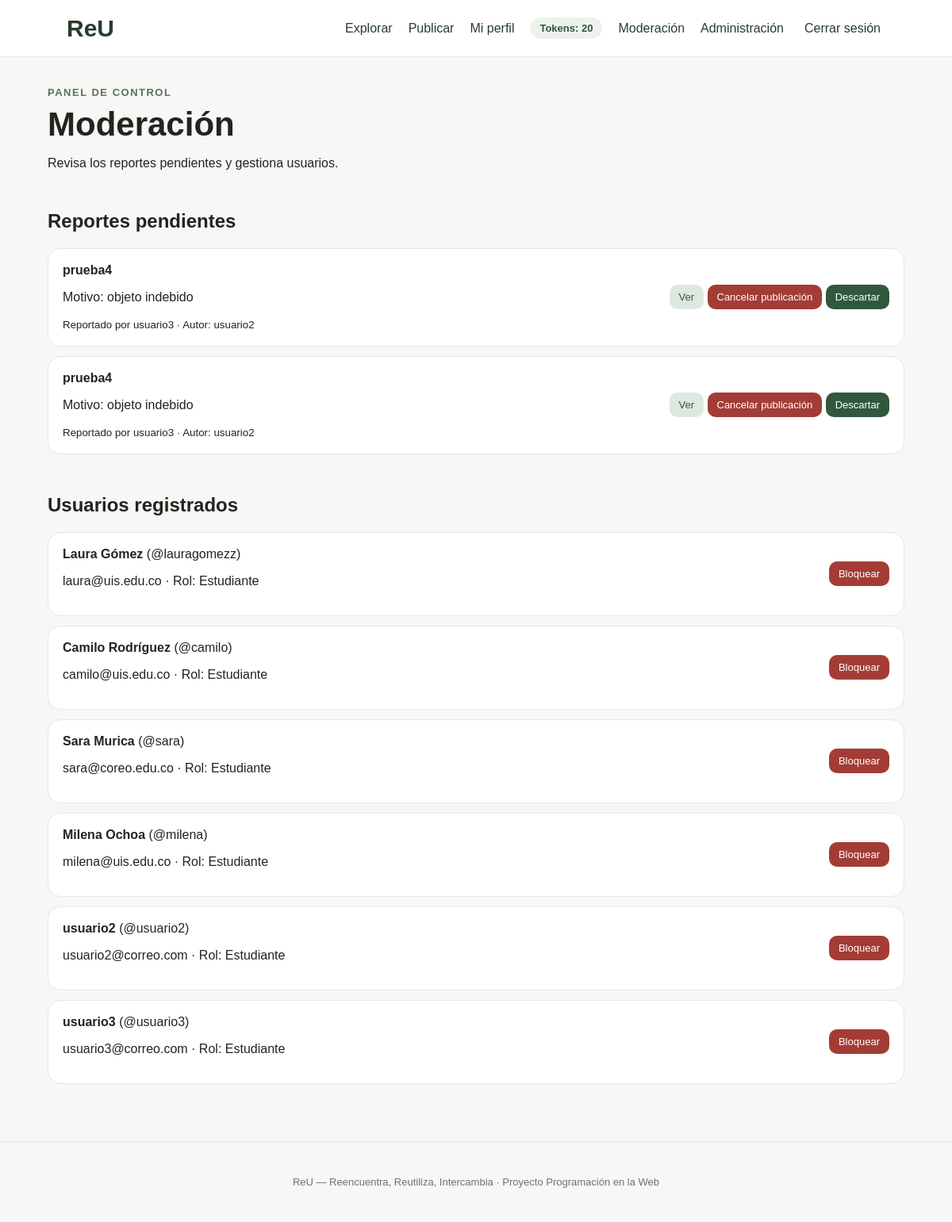
/moderacion/ (signed in), run on the app's committed database.
### core/models.py (models this page shows, shortened)
class Usuario(AbstractUser):
    ROLES = [
        ("ESTUDIANTE", "Estudiante"),
        ("MODERADOR", "Moderador"),
        ("ADMIN", "Administrador"),
    ]
    nombre = models.CharField(max_length=100)
    correo = models.EmailField(unique=True)
    fecha_registro = models.DateTimeField(auto_now_add=True)
    estado = models.BooleanField(default=True)
    rol = models.CharField(max_length=20, choices=ROLES, default="ESTUDIANTE")
    tokens = models.PositiveIntegerField(default=20)
    class Meta:
        verbose_name = "Usuario"
        verbose_name_plural = "Usuarios"

class Reporte(models.Model):
    publicacion = models.ForeignKey(
        Publicacion,
        on_delete=models.CASCADE,
        related_name="reportes",
    )
    usuario = models.ForeignKey(
        Usuario,
        on_delete=models.CASCADE,
    )
    motivo = models.CharField(max_length=200)
    revisado = models.BooleanField(default=False)
    fecha = models.DateTimeField(auto_now_add=True)
    class Meta:
        ordering = ["-fecha"]

class Publicacion(models.Model):
    TIPO_CHOICES = [
        ("PERDIDO", "Perdido"),
        ("ENCONTRADO", "Encontrado"),
        ("INTERCAMBIO", "Intercambio"),
        ("REGALO", "Regalo"),
    ]
    ESTADO_OBJETO_CHOICES = [
        ("BUENO", "Bueno"),
        ("REGULAR", "Regular"),
        ("USADO", "Usado"),
    ]
    ESTADO_PUBLICACION_CHOICES = [
        ("ACTIVA", "Activa"),
        ("EN_PROCESO", "En proceso"),
        ("RESUELTA", "Resuelta"),
        ("CANCELADA", "Cancelada"),
    ]
    usuario = models.ForeignKey(
        Usuario,
        on_delete=models.CASCADE,
        related_name="publicaciones",
    )
    categoria = models.ForeignKey(
        Categoria,
        on_delete=models.PROTECT,
        related_name="publicaciones",
    )
    tipo = models.CharField(max_length=20, choices=TIPO_CHOICES)
    titulo = models.CharField(max_length=150)
    descripcion = models.TextField()
    estado_objeto = models.CharField(
        max_length=20,
        choices=ESTADO_OBJETO_CHOICES,
        blank=True,
    )
    ubicacion = models.CharField(max_length=150, blank=True)
    valor_tokens = models.PositiveIntegerField(default=0)
    coord_x = models.FloatField(null=True, blank=True)
    coord_y = models.FloatField(null=True, blank=True)
    imagen = models.ImageField(upload_to="publicaciones/", blank=True, null=True)
    fecha_publicacion = models.DateTimeField(auto_now_add=True)
    estado_publicacion = models.CharField(
        max_length=20,
        choices=ESTADO_PUBLICACION_CHOICES,
        default="ACTIVA",
    )
    class Meta:
        ordering = ["-fecha_publicacion"]

### core/views.py (the view)
# urls.py: path("moderacion/", views.moderacion, name="moderacion"),
@login_required
def moderacion(request):
    if request.user.rol not in ["MODERADOR", "ADMIN"] and not request.user.is_staff:
        messages.error(request, "No tienes permiso.")
        return redirect("home")
    reportes = Reporte.objects.filter(revisado=False)
    usuarios = Usuario.objects.exclude(pk=request.user.pk).exclude(is_staff=True).exclude(is_superuser=True).exclude(rol="ADMIN")
    return render(
        request,
        "moderacion.html",
        {
            "reportes": reportes,
            "usuarios": usuarios,
        },
    )

### templates/moderacion.html (shortened to what this page needs)
{% extends "base.html" %}
{% block content %}
<div class="page-heading">
    <span class="eyebrow">Panel de control</span>
    <h1>Moderación</h1>
    <p>Revisa los reportes pendientes y gestiona usuarios.</p>
</div>
<section class="section">
    <h2>Reportes pendientes</h2>
    {% for r in reportes %}
    <div class="request-card">
        <div>
            <strong>{{ r.publicacion.titulo }}</strong>
            <p>Motivo: {{ r.motivo }}</p>
            <small>Reportado por {{ r.usuario.nombre }} · Autor: {{ r.publicacion.usuario.nombre }}</small>
        </div>
        <div>
            <a class="btn small secondary" href="{% url 'detalle' r.publicacion.pk %}">Ver</a>
            <form method="post" action="{% url 'resolver_reporte' r.pk 'cancelar' %}" class="inline-form">
                <button class="btn small danger" type="submit">Cancelar publicación</button>
            </form>
            <form method="post" action="{% url 'resolver_reporte' r.pk 'descartar' %}" class="inline-form">
                <button class="btn small" type="submit">Descartar</button>
            </form>
        </div>
    </div>
    {% empty %}
        <p>No hay reportes pendientes.</p>
    {% endfor %}
</section>
<section class="section">
    <h2>Usuarios registrados</h2>
    {% for u in usuarios %}
    <div class="request-card">
        <div>
            <strong>{{ u.nombre }}</strong> (@{{ u.username }})
            <p>{{ u.correo }} · Rol: {{ u.get_rol_display }}</p>
        </div>
        <div>
            <form method="post" action="{% url 'bloquear_usuario' u.pk %}" class="inline-form">
                {% if u.estado %}
                    <button class="btn small danger" type="submit">Bloquear</button>
                {% else %}
                    <button class="btn small" type="submit">Desbloquear</button>
                {% endif %}
            </form>
        </div>
    </div>
    {% empty %}
        <p>No hay otros usuarios.</p>
    {% endfor %}
</section>
{% endblock %}

### templates/base.html (shortened to what this page needs)
{% load static %}
<!DOCTYPE html>
<html lang="es">
<head>
    <link rel="stylesheet" href="{% static 'css/style.css' %}">
</head>
<body>
<header class="navbar">
    <a class="brand" href="{% url 'home' %}">ReU</a>
    <nav>
        <a href="{% url 'explorar' %}">Explorar</a>
        {% if user.is_authenticated %}
            <a href="{% url 'publicar' %}">Publicar</a>
            <a href="{% url 'perfil' %}">Mi perfil</a>
            <span class="token-badge">Tokens: {{ user.tokens }}</span>
            {% if user.rol == "MODERADOR" or user.rol == "ADMIN" or user.is_staff %}
            <a href="{% url 'moderacion' %}">Moderación</a>
            {% endif %}
            {% if user.is_staff %}<a href="/admin/">Administración</a>{% endif %}
            <form action="{% url 'logout' %}" method="post" class="inline-form">
                <button type="submit" class="link-button">Cerrar sesión</button>
            </form>
        {% else %}
            <a href="{% url 'login' %}">Iniciar sesión</a>
            <a class="btn small" href="{% url 'registro' %}">Registrarse</a>
        {% endif %}
    </nav>
</header>
<main class="container">
    {% block content %}{% endblock %}
</main>
<footer>
    <p>ReU — Reencuentra, Reutiliza, Intercambia · Proyecto Programación en la Web</p>
</footer>
</body>
</html>

### static/css/style.css (style rules this page uses)
* { box-sizing: border-box; }
body { margin: 0; font-family: Arial, sans-serif; background: #f7f7f5; color: #20251f; }
.navbar { height: 72px; background: #fff; border-bottom: 1px solid #e5e7e2; display: flex; align-items: center; justify-content: space-between; padding: 0 7%; position: sticky; top: 0; z-index: 10; }
.brand { font-size: 30px; font-weight: 800; text-decoration: none; color: #263d2d; }
.navbar nav { display: flex; gap: 20px; align-items: center; }
.navbar a { color: #263d2d; text-decoration: none; }
.container { width: min(1100px, 90%); margin: 0 auto; padding: 35px 0 60px; }
.eyebrow { font-size: 13px; text-transform: uppercase; letter-spacing: 1.5px; font-weight: bold; color: #597260; }
.btn { display: inline-block; border: 0; background: #31583d; color: white !important; padding: 12px 19px; border-radius: 10px; text-decoration: none; cursor: pointer; font-size: 15px; }
.btn.secondary { background: #dfe8df; color: #31583d !important; }
.btn.danger { background: #a33c35; }
.btn.small { padding: 8px 12px; font-size: 13px; }
.section { margin-top: 50px; }
.card, .object-card, .form-card, .request-card { background: #fff; border: 1px solid #e5e7e2; border-radius: 16px; }
.token-badge { background: #edf2ed; color: #31583d; padding: 6px 12px; border-radius: 20px; font-weight: bold; font-size: 13px; }
.page-heading { margin-bottom: 30px; }
.page-heading h1 { font-size: 42px; margin: 8px 0; }
.request-card { padding: 18px; margin: 12px 0; display: flex; justify-content: space-between; gap: 20px; align-items: center; }
.inline-form { display: inline; }
.link-button { border: 0; background: none; color: #263d2d; cursor: pointer; font: inherit; }
footer { text-align: center; padding: 30px; color: #6d746d; font-size: 13px; border-top: 1px solid #e5e7e2; }

### data on the page
Usuario: tokens "20"
Reporte: publicacion.titulo "prueba4", motivo "objeto indebido", usuario.nombre "usuario3", publicacion.usuario.nombre "usuario2"
Reporte: publicacion.titulo "prueba4", motivo "objeto indebido", usuario.nombre "usuario3", publicacion.usuario.nombre "usuario2"
Usuario: nombre "Laura Gómez", username "lauragomezz", correo "laura@uis.edu.co", rol "Estudiante", estado "Bloquear"
Usuario: nombre "Camilo Rodríguez", username "camilo", correo "camilo@uis.edu.co", rol "Estudiante", estado "Bloquear"
Usuario: nombre "Sara Murica", username "sara", correo "sara@coreo.edu.co", rol "Estudiante", estado "Bloquear"
Usuario: nombre "Milena Ochoa", username "milena", correo "milena@uis.edu.co", rol "Estudiante", estado "Bloquear"
Usuario: nombre "usuario2", username "usuario2", correo "usuario2@correo.com", rol "Estudiante", estado "Bloquear"
Usuario: nombre "usuario3", username "usuario3", correo "usuario3@correo.com", rol "Estudiante", estado "Bloquear"
